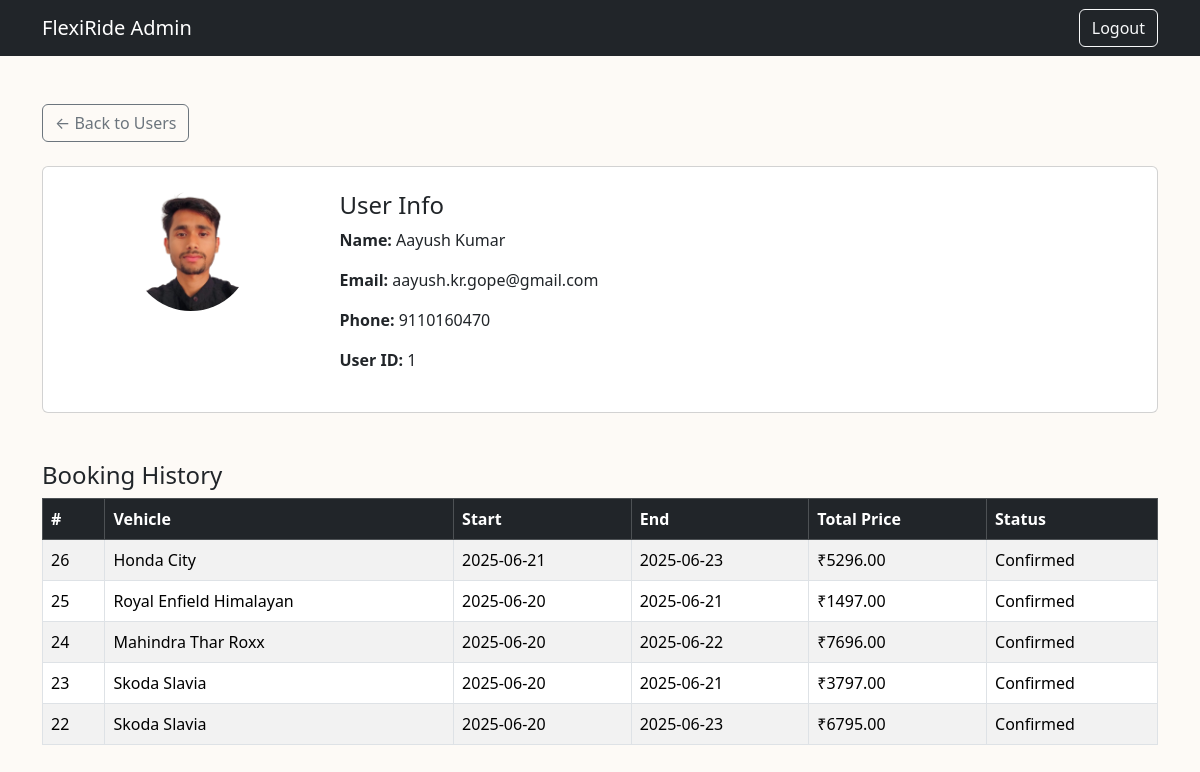
The app's page /admin/user_profile.php?id=1 (signed in) with its own data.
### tables this page shows
CREATE TABLE `users` (
  `id` int(11) NOT NULL,
  `name` varchar(100) DEFAULT NULL,
  `email` varchar(100) DEFAULT NULL,
  `phone` varchar(15) DEFAULT NULL,
  `password` varchar(255) NOT NULL,
  `profile_picture` varchar(255) DEFAULT NULL
);

CREATE TABLE `bookings` (
  `id` int(11) NOT NULL,
  `user_id` int(11) DEFAULT NULL,
  `vehicle_id` int(11) DEFAULT NULL,
  `start_date` date DEFAULT NULL,
  `end_date` date DEFAULT NULL,
  `total_price` decimal(10,2) DEFAULT NULL,
  `status` enum('Pending','Confirmed','Cancelled') DEFAULT 'Pending',
  `pickup_location` varchar(255) DEFAULT NULL,
  `extra_helmet` tinyint(1) DEFAULT 0,
  `driver_option` enum('Self-drive','With driver') NOT NULL DEFAULT 'Self-drive',
  `pickup_time` varchar(10) DEFAULT NULL,
  `driver_fee` decimal(10,2) DEFAULT 0.00,
  `created_at` datetime DEFAULT current_timestamp()
);

CREATE TABLE `vehicles` (
  `id` int(11) NOT NULL,
  `name` varchar(100) NOT NULL,
  `category` enum('car','bike') NOT NULL,
  `subcategory` varchar(50) DEFAULT NULL,
  `price_per_day` decimal(10,2) DEFAULT NULL,
  `description` text DEFAULT NULL,
  `image_path` varchar(255) DEFAULT NULL,
  `features` text DEFAULT NULL,
  `key_specifications` text DEFAULT NULL
);

### admin/user_profile.php (the view, shortened to what this page needs)
<?php
require_once "../db.php";
$user_id = (int)$_GET['id'];
$user_stmt = $conn->prepare("SELECT * FROM users WHERE id = ?");
$user_stmt->bind_param("i", $user_id);
$user_stmt->execute();
$user = $user_stmt->get_result()->fetch_assoc();
$booking_stmt = $conn->prepare("SELECT b.*, v.name AS vehicle_name FROM bookings b JOIN vehicles v ON b.vehicle_id = v.id WHERE b.user_id = ? ORDER BY b.id DESC");
$booking_stmt->bind_param("i", $user_id);
$booking_stmt->execute();
$bookings = $booking_stmt->get_result();
?>
<!DOCTYPE html>
<html lang="en">
<head>
  <link href="https://cdn.jsdelivr.net/npm/bootstrap@5.3.6/dist/css/bootstrap.min.css" rel="stylesheet">
</head>
<body>
<nav class="navbar navbar-expand-lg navbar-dark bg-dark">
  <div class="container">
    <a class="navbar-brand" href="dashboard.php">FlexiRide Admin</a>
    <div class="ms-auto">
      <a href="logout.php" class="btn btn-outline-light">Logout</a>
    </div>
  </div>
</nav>
<div class="container py-5">
  <a href="users_list.php" class="btn btn-outline-secondary mb-4">&larr; Back to Users</a>
  <div class="card p-4 mb-5">
    <div class="row">
      <div class="col-md-3 text-center">
        <?php if (!empty($user['profile_picture'])): ?>
          <img src="../uploads/<?= $user['profile_picture'] ?>" class="profile-pic mb-3">
        <?php else: ?>
          <div class="bg-secondary text-white rounded-circle d-flex align-items-center justify-content-center" style="width:120px;height:120px;">N/A</div>
        <?php endif; ?>
      </div>
      <div class="col-md-9">
        <h4>User Info</h4>
        <p><strong>Name:</strong> <?= htmlspecialchars($user['name']) ?></p>
        <p><strong>Email:</strong> <?= htmlspecialchars($user['email']) ?></p>
        <p><strong>Phone:</strong> <?= htmlspecialchars($user['phone']) ?></p>
        <p><strong>User ID:</strong> <?= $user['id'] ?></p>
      </div>
    </div>
  </div>
  <div>
    <h4>Booking History</h4>
    <?php if ($bookings->num_rows > 0): ?>
      <table class="table table-bordered table-striped">
        <thead class="table-dark">
          <tr>
            <th>#</th>
            <th>Vehicle</th>
            <th>Start</th>
            <th>End</th>
            <th>Total Price</th>
            <th>Status</th>
          </tr>
        </thead>
        <tbody>
          <?php while ($b = $bookings->fetch_assoc()): ?>
            <tr>
              <td><?= $b['id'] ?></td>
              <td><?= htmlspecialchars($b['vehicle_name']) ?></td>
              <td><?= $b['start_date'] ?></td>
              <td><?= $b['end_date'] ?></td>
              <td>₹<?= $b['total_price'] ?></td>
              <td><?= $b['status'] ?></td>
            </tr>
          <?php endwhile; ?>
        </tbody>
      </table>
    <?php else: ?>
      <p class="text-muted">No bookings found.</p>
    <?php endif; ?>
  </div>
</div>
</body>
</html>

### admin/user_profile.php (style rules this page uses)
body { background-color: #fdfaf6; }
img.profile-pic { width: 120px; height: 120px; object-fit: cover; border-radius: 50%; }

### records on screen
users: profile_picture (picture), name "Aayush Kumar", email "aayush.kr.gope@gmail.com", phone "9110160470", id "1"
bookings: id "26", vehicle.name "Honda City", start_date "2025-06-21", end_date "2025-06-23", total_price "5296.00", status "Confirmed"
bookings: id "25", vehicle.name "Royal Enfield Himalayan", start_date "2025-06-20", end_date "2025-06-21", total_price "1497.00", status "Confirmed"
bookings: id "24", vehicle.name "Mahindra Thar Roxx", start_date "2025-06-20", end_date "2025-06-22", total_price "7696.00", status "Confirmed"
bookings: id "23", vehicle.name "Skoda Slavia", start_date "2025-06-20", end_date "2025-06-21", total_price "3797.00", status "Confirmed"
bookings: id "22", vehicle.name "Skoda Slavia", start_date "2025-06-20", end_date "2025-06-23", total_price "6795.00", status "Confirmed"
